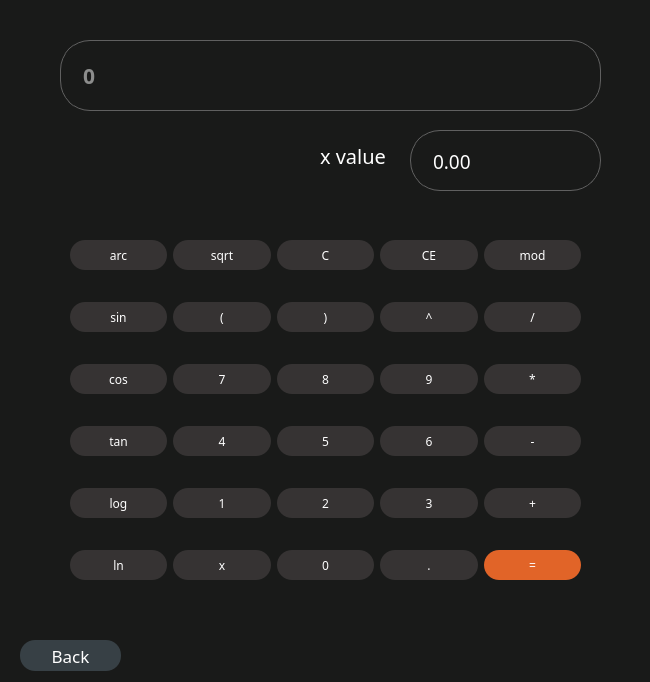
<?xml version="1.0" encoding="UTF-8"?>
<ui version="4.0">
 <class>SimpleCalcView</class>
 <widget class="QWidget" name="SimpleCalcView">
  <property name="windowModality">
   <enum>Qt::ApplicationModal</enum>
  </property>
  <property name="geometry">
   <rect>
    <x>0</x>
    <y>0</y>
    <width>650</width>
    <height>682</height>
   </rect>
  </property>
  <property name="minimumSize">
   <size>
    <width>650</width>
    <height>682</height>
   </size>
  </property>
  <property name="maximumSize">
   <size>
    <width>650</width>
    <height>682</height>
   </size>
  </property>
  <property name="font">
   <font>
    <family>Sans-serif</family>
   </font>
  </property>
  <property name="windowTitle">
   <string>Simple Calculator</string>
  </property>
  <property name="autoFillBackground">
   <bool>false</bool>
  </property>
  <property name="styleSheet">
   <string notr="true">QWidget {
	background-color: #191A19;
	color: white;
	font-family: Sans-serif;
}

QLineEdit {
	border: 1px solid #606060;
	border-radius: 30px;
	padding: 20px;
}

QPushButton {
	background-color: #363333;
	width: 40px;
	height: 30px;
	border-radius: 15px;
}

QPushButton::hover {
	background-color: #444444;
}

QPushButton::pressed {
	background-color: #282828;
}

QDoubleSpinBox  {
	border: 1px solid #606060;
	border-radius: 30px;
	padding: 20px;
}</string>
  </property>
  <widget class="QPushButton" name="homeBtn">
   <property name="geometry">
    <rect>
     <x>20</x>
     <y>640</y>
     <width>101</width>
     <height>31</height>
    </rect>
   </property>
   <property name="font">
    <font>
     <family>Sans-serif</family>
     <pointsize>13</pointsize>
     <italic>false</italic>
     <bold>false</bold>
    </font>
   </property>
   <property name="styleSheet">
    <string notr="true">QPushButton {
	background-color: #374045;
	border-radius: 15px;
}

QPushButton::hover {
	background-color: #3A4750;
}

QPushButton::pressed {
	background-color: #303841;
}</string>
   </property>
   <property name="text">
    <string>Back</string>
   </property>
   <property name="iconSize">
    <size>
     <width>48</width>
     <height>48</height>
    </size>
   </property>
   <property name="autoRepeat">
    <bool>true</bool>
   </property>
   <property name="autoExclusive">
    <bool>true</bool>
   </property>
   <property name="default">
    <bool>true</bool>
   </property>
  </widget>
  <widget class="QWidget" name="gridLayoutWidget">
   <property name="geometry">
    <rect>
     <x>20</x>
     <y>210</y>
     <width>611</width>
     <height>401</height>
    </rect>
   </property>
   <layout class="QGridLayout" name="btns_grid">
    <property name="leftMargin">
     <number>50</number>
    </property>
    <property name="rightMargin">
     <number>50</number>
    </property>
    <property name="horizontalSpacing">
     <number>6</number>
    </property>
    <property name="verticalSpacing">
     <number>2</number>
    </property>
    <item row="5" column="1">
     <widget class="QPushButton" name="x_btn">
      <property name="font">
       <font>
        <family>Sans-serif</family>
        <italic>false</italic>
        <bold>false</bold>
       </font>
      </property>
      <property name="text">
       <string>x</string>
      </property>
      <property name="shortcut">
       <string>X</string>
      </property>
     </widget>
    </item>
    <item row="3" column="1">
     <widget class="QPushButton" name="num_frou_btn">
      <property name="font">
       <font>
        <family>Sans-serif</family>
        <italic>false</italic>
        <bold>false</bold>
       </font>
      </property>
      <property name="text">
       <string>4</string>
      </property>
      <property name="shortcut">
       <string>4</string>
      </property>
     </widget>
    </item>
    <item row="4" column="3">
     <widget class="QPushButton" name="num_three_btn">
      <property name="font">
       <font>
        <family>Sans-serif</family>
        <italic>false</italic>
        <bold>false</bold>
       </font>
      </property>
      <property name="text">
       <string>3</string>
      </property>
      <property name="shortcut">
       <string>3</string>
      </property>
     </widget>
    </item>
    <item row="3" column="3">
     <widget class="QPushButton" name="num_six_btn">
      <property name="font">
       <font>
        <family>Sans-serif</family>
        <italic>false</italic>
        <bold>false</bold>
       </font>
      </property>
      <property name="text">
       <string>6</string>
      </property>
      <property name="shortcut">
       <string>6</string>
      </property>
     </widget>
    </item>
    <item row="2" column="4">
     <widget class="QPushButton" name="mul_btn">
      <property name="font">
       <font>
        <family>Sans-serif</family>
        <italic>false</italic>
        <bold>false</bold>
       </font>
      </property>
      <property name="text">
       <string>*</string>
      </property>
      <property name="shortcut">
       <string>*</string>
      </property>
     </widget>
    </item>
    <item row="0" column="2">
     <widget class="QPushButton" name="clear_btn">
      <property name="font">
       <font>
        <family>Sans-serif</family>
        <italic>false</italic>
        <bold>false</bold>
       </font>
      </property>
      <property name="cursor">
       <cursorShape>ArrowCursor</cursorShape>
      </property>
      <property name="text">
       <string extracomment="Clear">C</string>
      </property>
      <property name="shortcut">
       <string>Esc</string>
      </property>
     </widget>
    </item>
    <item row="1" column="1">
     <widget class="QPushButton" name="open_bracket_btn">
      <property name="font">
       <font>
        <family>Sans-serif</family>
        <italic>false</italic>
        <bold>false</bold>
       </font>
      </property>
      <property name="text">
       <string>(</string>
      </property>
      <property name="shortcut">
       <string>(</string>
      </property>
     </widget>
    </item>
    <item row="4" column="1">
     <widget class="QPushButton" name="num_one_btn">
      <property name="font">
       <font>
        <family>Sans-serif</family>
        <italic>false</italic>
        <bold>false</bold>
       </font>
      </property>
      <property name="text">
       <string>1</string>
      </property>
      <property name="shortcut">
       <string>1</string>
      </property>
     </widget>
    </item>
    <item row="2" column="2">
     <widget class="QPushButton" name="num_eight_btn">
      <property name="font">
       <font>
        <family>Sans-serif</family>
        <italic>false</italic>
        <bold>false</bold>
       </font>
      </property>
      <property name="text">
       <string>8</string>
      </property>
      <property name="shortcut">
       <string>8</string>
      </property>
     </widget>
    </item>
    <item row="0" column="3">
     <widget class="QPushButton" name="undo_btn">
      <property name="font">
       <font>
        <family>Sans-serif</family>
        <italic>false</italic>
        <bold>false</bold>
       </font>
      </property>
      <property name="text">
       <string>CE</string>
      </property>
      <property name="iconSize">
       <size>
        <width>27</width>
        <height>27</height>
       </size>
      </property>
      <property name="shortcut">
       <string>Backspace</string>
      </property>
      <property name="autoRepeat">
       <bool>false</bool>
      </property>
      <property name="flat">
       <bool>false</bool>
      </property>
     </widget>
    </item>
    <item row="3" column="4">
     <widget class="QPushButton" name="minus_btn">
      <property name="font">
       <font>
        <family>Sans-serif</family>
        <italic>false</italic>
        <bold>false</bold>
       </font>
      </property>
      <property name="text">
       <string>-</string>
      </property>
      <property name="shortcut">
       <string>-</string>
      </property>
     </widget>
    </item>
    <item row="2" column="3">
     <widget class="QPushButton" name="num_nine_btn">
      <property name="font">
       <font>
        <family>Sans-serif</family>
        <italic>false</italic>
        <bold>false</bold>
       </font>
      </property>
      <property name="text">
       <string>9</string>
      </property>
      <property name="shortcut">
       <string>9</string>
      </property>
     </widget>
    </item>
    <item row="5" column="2">
     <widget class="QPushButton" name="null_btn">
      <property name="font">
       <font>
        <family>Sans-serif</family>
        <italic>false</italic>
        <bold>false</bold>
       </font>
      </property>
      <property name="text">
       <string>0</string>
      </property>
      <property name="shortcut">
       <string>0</string>
      </property>
     </widget>
    </item>
    <item row="3" column="2">
     <widget class="QPushButton" name="num_five_btn">
      <property name="font">
       <font>
        <family>Sans-serif</family>
        <italic>false</italic>
        <bold>false</bold>
       </font>
      </property>
      <property name="text">
       <string>5</string>
      </property>
      <property name="shortcut">
       <string>5</string>
      </property>
     </widget>
    </item>
    <item row="1" column="0">
     <widget class="QPushButton" name="sin_btn">
      <property name="font">
       <font>
        <family>Sans-serif</family>
        <italic>false</italic>
        <bold>false</bold>
       </font>
      </property>
      <property name="text">
       <string notr="true">sin</string>
      </property>
      <property name="shortcut">
       <string>S</string>
      </property>
     </widget>
    </item>
    <item row="5" column="4">
     <widget class="QPushButton" name="equal_btn">
      <property name="font">
       <font>
        <family>Sans-serif</family>
        <italic>false</italic>
        <bold>false</bold>
       </font>
      </property>
      <property name="cursor">
       <cursorShape>ArrowCursor</cursorShape>
      </property>
      <property name="styleSheet">
       <string notr="true">QPushButton {
	background-color: #E16428;
}

QPushButton::hover {
	background-color: #ff8000;
}

QPushButton::pressed {
	background-color: #b35900;
}</string>
      </property>
      <property name="text">
       <string>=</string>
      </property>
      <property name="shortcut">
       <string>Return</string>
      </property>
      <property name="autoRepeat">
       <bool>true</bool>
      </property>
      <property name="autoExclusive">
       <bool>false</bool>
      </property>
      <property name="default">
       <bool>false</bool>
      </property>
      <property name="flat">
       <bool>false</bool>
      </property>
     </widget>
    </item>
    <item row="1" column="4">
     <widget class="QPushButton" name="div_btn">
      <property name="font">
       <font>
        <family>Sans-serif</family>
        <italic>false</italic>
        <bold>false</bold>
       </font>
      </property>
      <property name="text">
       <string>/</string>
      </property>
      <property name="shortcut">
       <string>/</string>
      </property>
     </widget>
    </item>
    <item row="5" column="0">
     <widget class="QPushButton" name="ln_btn">
      <property name="font">
       <font>
        <family>Sans-serif</family>
        <italic>false</italic>
        <bold>false</bold>
       </font>
      </property>
      <property name="text">
       <string notr="true">ln</string>
      </property>
      <property name="shortcut">
       <string>T</string>
      </property>
     </widget>
    </item>
    <item row="0" column="4">
     <widget class="QPushButton" name="mod_btn">
      <property name="font">
       <font>
        <family>Sans-serif</family>
        <italic>false</italic>
        <bold>false</bold>
       </font>
      </property>
      <property name="text">
       <string notr="true">mod</string>
      </property>
      <property name="shortcut">
       <string>T</string>
      </property>
     </widget>
    </item>
    <item row="2" column="0">
     <widget class="QPushButton" name="cos_btn">
      <property name="font">
       <font>
        <family>Sans-serif</family>
        <italic>false</italic>
        <bold>false</bold>
       </font>
      </property>
      <property name="text">
       <string notr="true">cos</string>
      </property>
      <property name="shortcut">
       <string>C</string>
      </property>
     </widget>
    </item>
    <item row="0" column="0">
     <widget class="QPushButton" name="reverse_func_btn">
      <property name="font">
       <font>
        <family>Sans-serif</family>
        <italic>false</italic>
        <bold>false</bold>
       </font>
      </property>
      <property name="text">
       <string notr="true">arc</string>
      </property>
      <property name="shortcut">
       <string>T</string>
      </property>
      <property name="checkable">
       <bool>true</bool>
      </property>
     </widget>
    </item>
    <item row="4" column="0">
     <widget class="QPushButton" name="log_btn">
      <property name="font">
       <font>
        <family>Sans-serif</family>
        <italic>false</italic>
        <bold>false</bold>
       </font>
      </property>
      <property name="text">
       <string notr="true">log</string>
      </property>
      <property name="shortcut">
       <string>T</string>
      </property>
     </widget>
    </item>
    <item row="5" column="3">
     <widget class="QPushButton" name="dot_btn">
      <property name="font">
       <font>
        <family>Sans-serif</family>
        <italic>false</italic>
        <bold>false</bold>
       </font>
      </property>
      <property name="text">
       <string>.</string>
      </property>
      <property name="shortcut">
       <string>.</string>
      </property>
     </widget>
    </item>
    <item row="1" column="2">
     <widget class="QPushButton" name="close_bracket_btn">
      <property name="font">
       <font>
        <family>Sans-serif</family>
        <italic>false</italic>
        <bold>false</bold>
       </font>
      </property>
      <property name="text">
       <string>)</string>
      </property>
      <property name="shortcut">
       <string>)</string>
      </property>
     </widget>
    </item>
    <item row="0" column="1">
     <widget class="QPushButton" name="sqrt_btn">
      <property name="font">
       <font>
        <family>Sans-serif</family>
        <italic>false</italic>
        <bold>false</bold>
       </font>
      </property>
      <property name="text">
       <string notr="true">sqrt</string>
      </property>
      <property name="shortcut">
       <string>T</string>
      </property>
     </widget>
    </item>
    <item row="1" column="3">
     <widget class="QPushButton" name="pow_btn">
      <property name="font">
       <font>
        <family>Sans-serif</family>
        <italic>false</italic>
        <bold>false</bold>
       </font>
      </property>
      <property name="text">
       <string notr="true">^</string>
      </property>
      <property name="shortcut">
       <string>^</string>
      </property>
     </widget>
    </item>
    <item row="4" column="4">
     <widget class="QPushButton" name="plus_btn">
      <property name="font">
       <font>
        <family>Sans-serif</family>
        <italic>false</italic>
        <bold>false</bold>
       </font>
      </property>
      <property name="whatsThis">
       <string/>
      </property>
      <property name="accessibleDescription">
       <string>Plus</string>
      </property>
      <property name="text">
       <string extracomment="Plus">+</string>
      </property>
      <property name="shortcut">
       <string>+</string>
      </property>
     </widget>
    </item>
    <item row="2" column="1">
     <widget class="QPushButton" name="num_seven_btn">
      <property name="font">
       <font>
        <family>Sans-serif</family>
        <italic>false</italic>
        <bold>false</bold>
       </font>
      </property>
      <property name="text">
       <string>7</string>
      </property>
      <property name="shortcut">
       <string>7</string>
      </property>
     </widget>
    </item>
    <item row="3" column="0">
     <widget class="QPushButton" name="tan_btn">
      <property name="font">
       <font>
        <family>Sans-serif</family>
        <italic>false</italic>
        <bold>false</bold>
       </font>
      </property>
      <property name="text">
       <string notr="true">tan</string>
      </property>
      <property name="shortcut">
       <string>T</string>
      </property>
     </widget>
    </item>
    <item row="4" column="2">
     <widget class="QPushButton" name="num_two_btn">
      <property name="font">
       <font>
        <family>Sans-serif</family>
        <italic>false</italic>
        <bold>false</bold>
       </font>
      </property>
      <property name="text">
       <string>2</string>
      </property>
      <property name="shortcut">
       <string>2</string>
      </property>
     </widget>
    </item>
   </layout>
  </widget>
  <widget class="QLabel" name="replaceLabel">
   <property name="geometry">
    <rect>
     <x>320</x>
     <y>140</y>
     <width>81</width>
     <height>31</height>
    </rect>
   </property>
   <property name="font">
    <font>
     <family>Sans-serif</family>
     <pointsize>15</pointsize>
     <kerning>true</kerning>
    </font>
   </property>
   <property name="mouseTracking">
    <bool>false</bool>
   </property>
   <property name="autoFillBackground">
    <bool>false</bool>
   </property>
   <property name="styleSheet">
    <string notr="true"/>
   </property>
   <property name="text">
    <string>x value</string>
   </property>
  </widget>
  <widget class="QLineEdit" name="input_edit">
   <property name="geometry">
    <rect>
     <x>60</x>
     <y>40</y>
     <width>541</width>
     <height>71</height>
    </rect>
   </property>
   <property name="font">
    <font>
     <family>Sans-serif</family>
     <pointsize>16</pointsize>
     <italic>false</italic>
     <bold>true</bold>
     <stylestrategy>PreferAntialias</stylestrategy>
    </font>
   </property>
   <property name="focusPolicy">
    <enum>Qt::StrongFocus</enum>
   </property>
   <property name="contextMenuPolicy">
    <enum>Qt::NoContextMenu</enum>
   </property>
   <property name="layoutDirection">
    <enum>Qt::RightToLeft</enum>
   </property>
   <property name="autoFillBackground">
    <bool>false</bool>
   </property>
   <property name="styleSheet">
    <string notr="true"/>
   </property>
   <property name="text">
    <string/>
   </property>
   <property name="maxLength">
    <number>255</number>
   </property>
   <property name="frame">
    <bool>true</bool>
   </property>
   <property name="readOnly">
    <bool>false</bool>
   </property>
   <property name="placeholderText">
    <string>0</string>
   </property>
   <property name="clearButtonEnabled">
    <bool>false</bool>
   </property>
  </widget>
  <widget class="QDoubleSpinBox" name="replaceSpin">
   <property name="geometry">
    <rect>
     <x>410</x>
     <y>130</y>
     <width>191</width>
     <height>61</height>
    </rect>
   </property>
   <property name="font">
    <font>
     <family>Sans-serif</family>
     <pointsize>14</pointsize>
     <stylestrategy>PreferAntialias</stylestrategy>
    </font>
   </property>
   <property name="cursor">
    <cursorShape>IBeamCursor</cursorShape>
   </property>
   <property name="locale">
    <locale language="English" country="UnitedStates"/>
   </property>
   <property name="inputMethodHints">
    <set>Qt::ImhFormattedNumbersOnly</set>
   </property>
   <property name="frame">
    <bool>true</bool>
   </property>
   <property name="buttonSymbols">
    <enum>QAbstractSpinBox::NoButtons</enum>
   </property>
   <property name="minimum">
    <double>-1000000000.000000000000000</double>
   </property>
   <property name="maximum">
    <double>1000000000.000000000000000</double>
   </property>
  </widget>
 </widget>
 <resources/>
 <connections/>
</ui>
